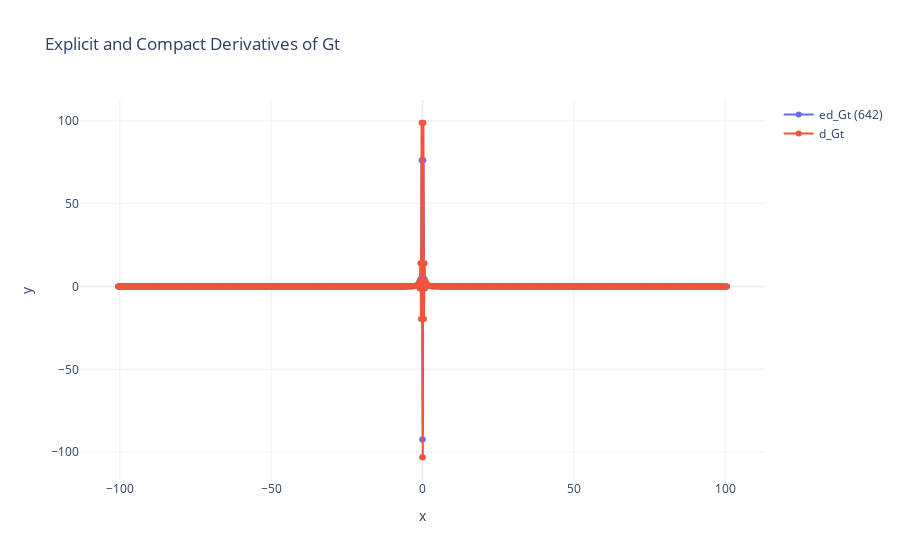

Here is the notebook cell this chart was saved with:
### Code cell
fig = go.Figure()
fig.add_trace(go.Scatter(x=r, y=ed_Gt, name="ed_Gt (642)", mode="lines+markers"))
fig.add_trace(go.Scatter(x=r, y=d_Gt, name="d_Gt", mode="lines+markers"))
#fig.add_trace(go.Scatter(x=r, y=ed_Gt, name="ed_Gt (642)", mode="lines+markers",hoverinfo='skip'))
#fig.add_trace(go.Scatter(x=r, y=d_Gt, name="d_Gt", mode="lines+markers",hoverinfo='skip'))

# we need to add the on_click event to each trace separately       
for i in range( len(fig.data) ):
    fig.data[i].on_click(update_trace)

# Layout with log scale option
fig.update_layout(
    title='Explicit and Compact Derivatives of Gt',
    xaxis=dict(title='x', type='linear'),  # use 'log' for log scale
    yaxis=dict(title='y'),
    hovermode='x',
    template='plotly_white'
)

fig.show()

### Figure 1 — Plotly figure (JSON) as saved in the notebook; plotly's stock layout.template omitted (floating-point values rounded to 4 significant figures; data arrays with more than 128 entries replaced by an {"elided": "..."} marker saying what was removed)
{"data": [{"mode": "lines+markers", "name": "ed_Gt (642)", "type": "scatter", "x": {"elided": "1006 float values"}, "y": {"elided": "1006 float values"}}, {"mode": "lines+markers", "name": "d_Gt", "type": "scatter", "x": {"elided": "1006 float values"}, "y": {"elided": "1006 float values"}}], "layout": {"hovermode": "x", "title": {"text": "Explicit and Compact Derivatives of Gt"}, "xaxis": {"title": {"text": "x"}, "type": "linear"}, "yaxis": {"title": {"text": "y"}}}}
